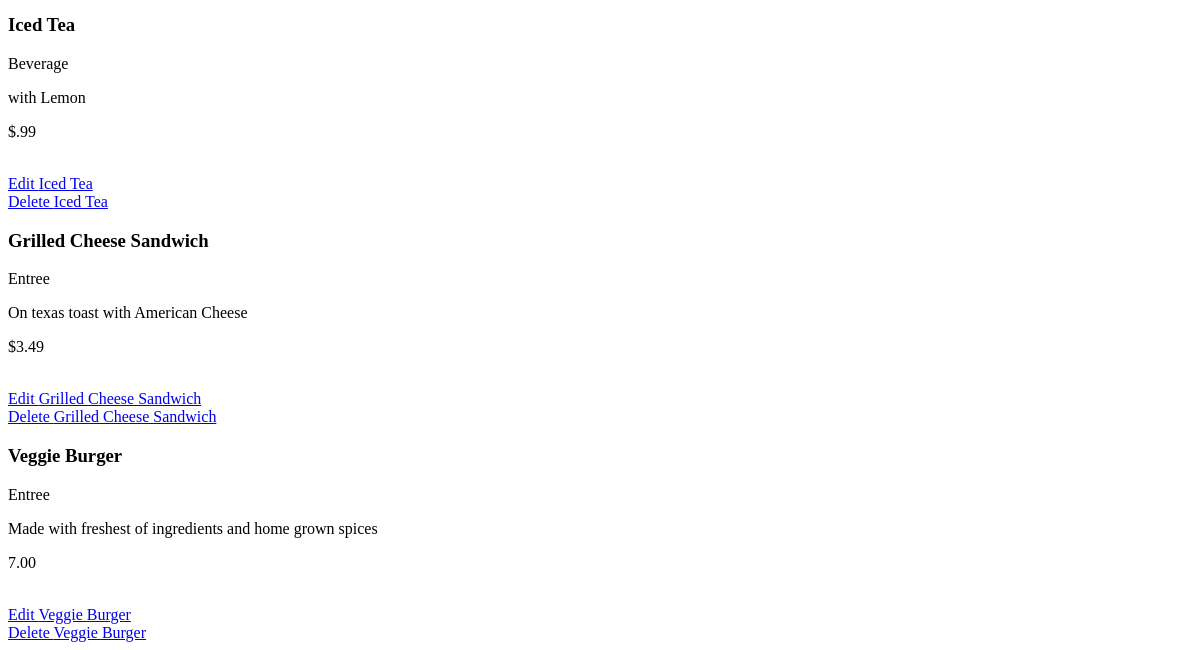
The page /restaurants/1/ (lower part) on the database as committed earlier.
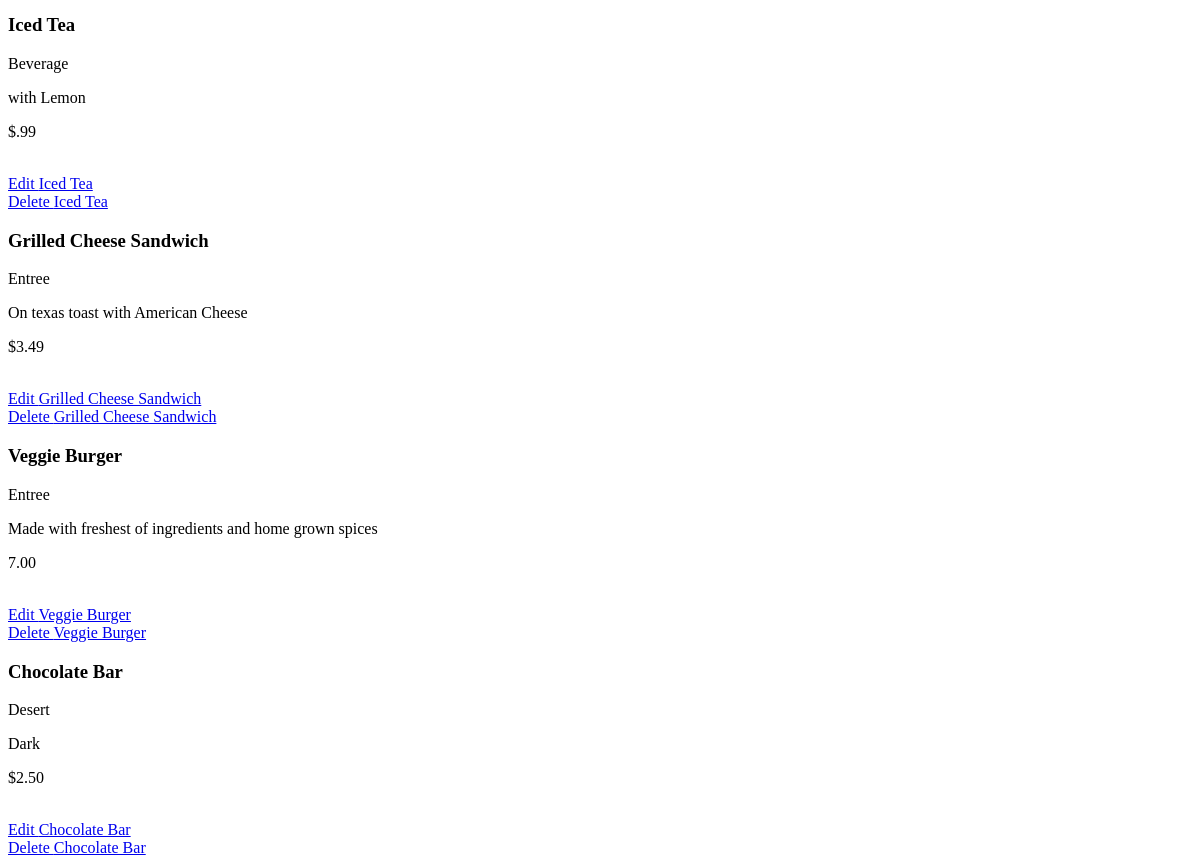
The same page on the database as committed later.
### database_setup.py (models this page shows, shortened)
class MenuItem(Base):
    __tablename__ = 'menu_item'
    name = Column(String(80), nullable=False)
    id = Column(Integer, primary_key=True)
    course = Column(String(250))
    description = Column(String(250))
    price = Column(String(8))
    restaurant_id = Column(Integer, ForeignKey("restaurant.id"))
    restaurant = relationship(Restaurant)

### menu_app.py (the view)
@app.route('/restaurants/<int:restaurant_id>/menu/')
@app.route('/restaurants/<int:restaurant_id>/')
def restaurant_show_menu(restaurant_id):
    menuItems = session.query(MenuItem).filter_by(restaurant_id=restaurant_id).all()
    restaurant = session.query(Restaurant).filter_by(id=restaurant_id).one()
    return render_template('show_menu.html', menuItems=menuItems, restaurant_id=restaurant_id, restaurant=restaurant)

### templates/show_menu.html (shortened to what this page needs)
<!DOCTYPE html>
<html lang="en">
<head>
</head>
<body>
 <div class="content">
        <br>
        {% for i in menuItems %}
            <div>
                <h3>{{ i.name }}</h3>
                <p>{{ i.course }}</p>
                <p>{{ i.description }}</p>
                <p>{{ i.price }}</p>
                <br>
                <a href="{{ url_for('restaurant_edit_menu_item', restaurant_id = restaurant.id, menu_id = i.id) }}">Edit {{ i.name }}</a>
                <br>
                <a href="{{ url_for('restaurant_delete_menu_item', restaurant_id = restaurant.id, menu_id = i.id) }}">Delete {{ i.name }}</a>
            </div>
        {% endfor %}
    </div>
</body>
</html>

Rows that differ between the two databases and show on the page:
added MenuItem: name "Chocolate Bar", course "Desert", description "Dark", price "$2.50"
